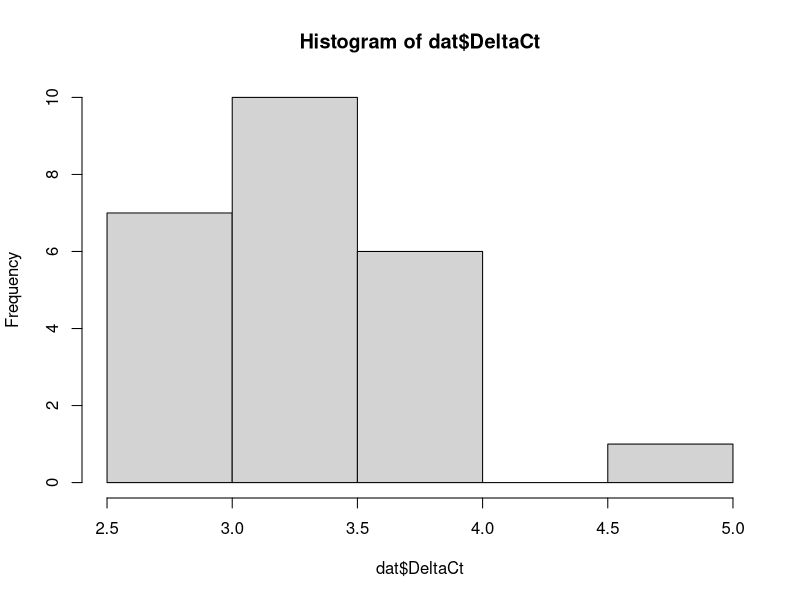
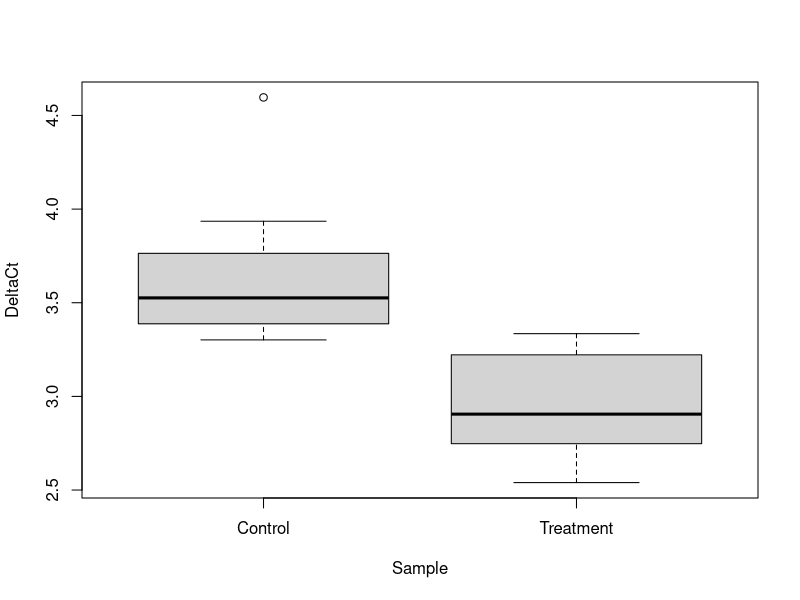

The R script that drew these images, in order:
# omicsExample1.R
#
# Code for Example 1 for R intro in course Omics Data Analysis: a simple
# qPCR data set (not very omic, but we have to start somewhere)
#
# Alexander.Ploner@ki.se 2022-11-20

# We assume that the file is in this directory and set it as working directory
# Modify as required
setwd("~/OmicsDataAnalysis/Data/")
dat <- read.table("qPCR.txt", header = TRUE, stringsAsFactors = TRUE)

# Look at the top of the data: seems ok
head(dat)

# Structure of the data: one grouping variable, four numeric variables
str(dat)

# Simple numerical summaries of the data
summary(dat)

# We want to study how DeltaCt (difference in time until detection threshold
# between sequence of interest and reference sequence) differs between
# treated / controls
# Let's start by looking at the distribution of DeltaCt
# Hm, seems like we have a fairly large value
hist(dat$DeltaCt)

# Direct comparison: treatment vs controls
# Looks like treated samples have lower DeltaCt,
# ergo higher level of SOI
boxplot(DeltaCt ~ Sample, data = dat)

# Statistical test: is DeltaCt on average the same?
# t-test without equal variance assumption (i.e. Welch t-test)
# Null hypothesis: same average DeltaCt in both groups
# Based on p-value and confidence interval, we can reject this
t.test(DeltaCt ~ Sample, data = dat)

# Sensitivity analysis: does our result depend on the one
# large values among the controls? We re-run without that
# observation
dat2 <- subset(dat, DeltaCt < 4)
str(dat2) # We removed exactly one observation
# Yes, this holds up well; the original result (to be reported)
# is not unduly affected by just one observation
t.test(DeltaCt ~ Sample, data = dat2)

